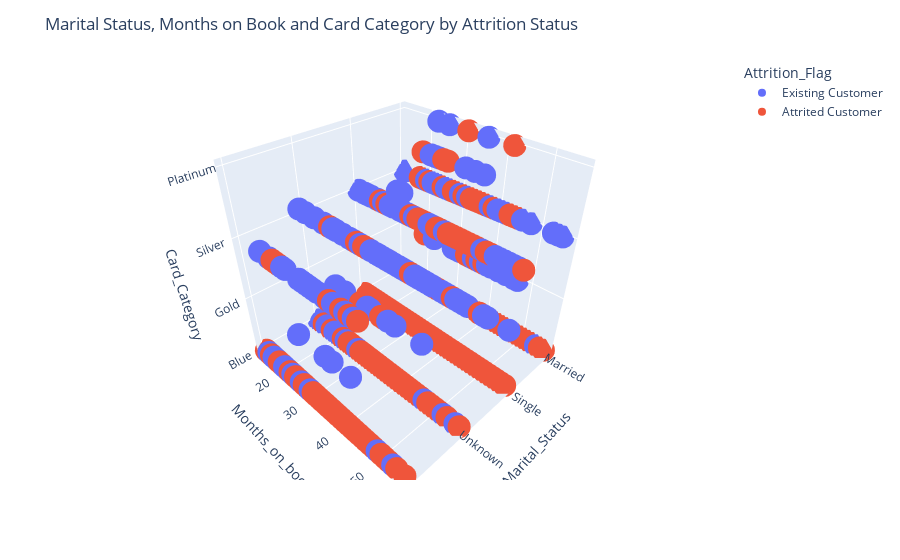

Notebook code for this chart:
### Markdown cell above
#It shows that mainly the age 36-59 customers are churning, regardless their income.

### Code cell
fig = px.scatter_3d(df, 
                    x="Marital_Status", 
                    y="Months_on_book", 
                    z="Card_Category",
                    color='Attrition_Flag')

fig.update_layout(title="Marital Status, Months on Book and Card Category by Attrition Status")

fig.show()

### Figure 1 — Plotly figure (JSON) as saved in the notebook; plotly's stock layout.template omitted (floating-point values rounded to 4 significant figures; data arrays with more than 128 entries replaced by an {"elided": "..."} marker saying what was removed)
{"data": [{"hovertemplate": "Attrition_Flag=Existing Customer<br>Marital_Status=%{x}<br>Months_on_book=%{y}<br>Card_Category=%{z}<extra></extra>", "legendgroup": "Existing Customer", "marker": {"color": "#636efa", "symbol": "circle"}, "mode": "markers", "name": "Existing Customer", "scene": "scene", "showlegend": true, "type": "scatter3d", "x": {"elided": "8500 str values"}, "y": {"elided": "8500 int values"}, "z": {"elided": "8500 str values"}}, {"hovertemplate": "Attrition_Flag=Attrited Customer<br>Marital_Status=%{x}<br>Months_on_book=%{y}<br>Card_Category=%{z}<extra></extra>", "legendgroup": "Attrited Customer", "marker": {"color": "#EF553B", "symbol": "circle"}, "mode": "markers", "name": "Attrited Customer", "scene": "scene", "showlegend": true, "type": "scatter3d", "x": {"elided": "1627 str values"}, "y": {"elided": "1627 int values"}, "z": {"elided": "1627 str values"}}], "layout": {"legend": {"title": {"text": "Attrition_Flag"}, "tracegroupgap": 0}, "margin": {"t": 60}, "scene": {"domain": {"x": [0, 1], "y": [0, 1]}, "xaxis": {"title": {"text": "Marital_Status"}}, "yaxis": {"title": {"text": "Months_on_book"}}, "zaxis": {"title": {"text": "Card_Category"}}}, "title": {"text": "Marital Status, Months on Book and Card Category by Attrition Status"}}}
